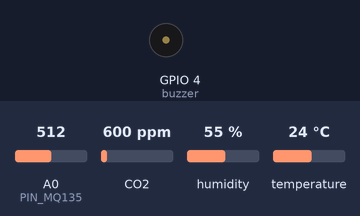
A sketch run on a simulated ESP8266 (NodeMCU). Shown: buzzer (waves = sounding, pin HIGH). Inputs (shaded band) come from the test bench; at power-on: A0 (PIN_MQ135) = 512, CO2 600 ppm, humidity 55 %, temperature 24 °C. WiFi joins after 1.5 s; servers stay silent unless stated; what the sketch prints to the serial monitor is not drawn.

Above: at 3.0 s.
3.1 s: A0 (PIN_MQ135) set to 640
4.6 s: A0 (PIN_MQ135) set to 666
At 4.9 s:
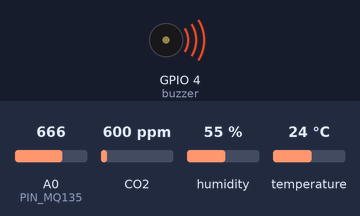
6.1 s: A0 (PIN_MQ135) set to 306
At 7.3 s:
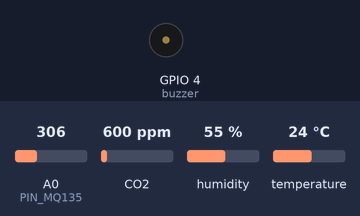
7.6 s: A0 (PIN_MQ135) set to 660
At 8.5 s:
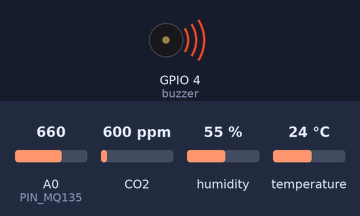
Timing chart, 0 to 10.1 s (numbered marks = the images above; inputs shaded):
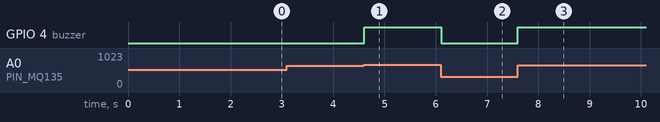

The sketch:

Smart_Helmet_Updated-Code.ino
```cpp
#define PIN_MQ135 A0
#define DHTPIN 5 // D1
#define DHTTYPE DHT11
#define buzzer 4 // D2

//WiFi Credentials
const char* ssid = "qwerty"; //Enter SSID
const char* password = "12345678"; //Enter Password

//Blynk Credentials
#define BLYNK_TEMPLATE_ID "TMPL3qbC7num6"
#define BLYNK_TEMPLATE_NAME "Smart Helmet"
#define BLYNK_AUTH_TOKEN "z1IMfrB2PzMVww3XLnvDx_ymIoWyeoZz"

#include <MQ135.h>
#include <DHT.h>


#include <ESP8266WiFi.h>


#include <BlynkSimpleEsp8266.h>

MQ135 mq135_sensor(PIN_MQ135);
DHT dht(DHTPIN, DHTTYPE);

float temperature, humidity;

float rzero, correctedRZero, resistance, ppm, correctedPPM;

BlynkTimer timer;

void setup() {
  Serial.begin(115200); // Starts the serial communication
  dht.begin();
  pinMode(buzzer, OUTPUT);
  pinMode(PIN_MQ135, INPUT);

  Blynk.begin(BLYNK_AUTH_TOKEN, ssid, password);
  timer.setInterval(1000L, myTimer);

  while (WiFi.status() != WL_CONNECTED)
  {
     delay(500);
     Serial.print("*");
  }
  Serial.println("");
  Serial.println("WiFi connection Successful");
  Serial.print("The IP Address of ESP8266 Module is: ");
  Serial.println(WiFi.localIP());// Print the IP address
}

void myTimer()
{
  Blynk.virtualWrite(V1, temperature);
  Blynk.virtualWrite(V2, humidity);

}

void loop() {
  humidity = dht.readHumidity();
  temperature = dht.readTemperature();

  if (isnan(humidity) || isnan(temperature)) {
    Serial.println(F("Failed to read from DHT sensor!"));
    return;
  }

  int analogSensor = analogRead(PIN_MQ135);

  float rzero = mq135_sensor.getRZero();
  float correctedRZero = mq135_sensor.getCorrectedRZero(temperature, humidity);
  float resistance = mq135_sensor.getResistance();
  float ppm = mq135_sensor.getPPM();
  float correctedPPM = mq135_sensor.getCorrectedPPM(temperature, humidity);

  Serial.println(analogSensor);
  Blynk.virtualWrite(V3, analogSensor);

  if(analogSensor >= 650){
    digitalWrite(buzzer, HIGH);
  }
  else{
    digitalWrite(buzzer, LOW);
  }

    // Runs all Blynk stuff
  Blynk.run();
  // runs BlynkTimer
  timer.run();
}
```

Measured:
- the behaviour switches between 649 and 650 on A0 (PIN_MQ135) (found by bisection; images 0 and 1)
- after the input at 4.6 s, GPIO 4 (buzzer): LOW → HIGH at once
- after the input at 6.1 s, GPIO 4 (buzzer): HIGH → LOW at once
- after the input at 7.6 s, GPIO 4 (buzzer): LOW → HIGH at once
